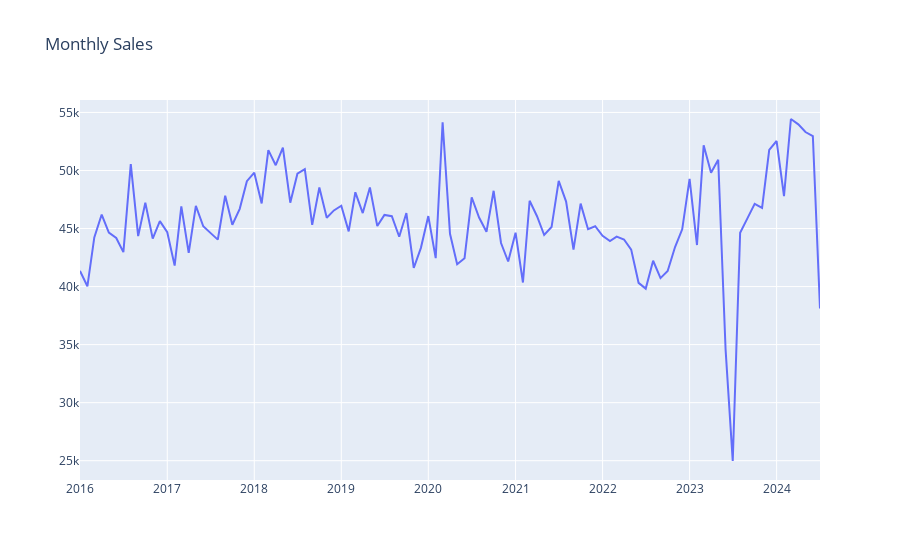

Notebook code for this chart:
### Code cell
# plot monthly sales
plot_data = [
    go.Scatter(
        x=df_sales['Fecha'],
        y=df_sales['cantidad_frac'],
    )
]
plot_layout = go.Layout(
    title='Monthly Sales'
)
fig = go.Figure(data=plot_data, layout=plot_layout)

# Mostrar la gráfica en el notebook
iplot(fig)
